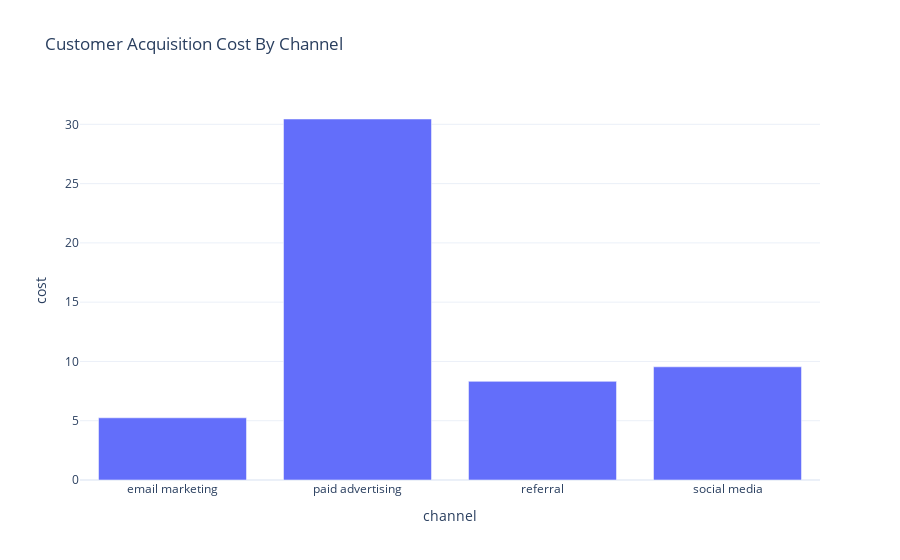

The cell this chart's notebook holds for it:
### Markdown cell above
Now let’s compare the cost of acquisition across different channels and identify the most and least profitable channels

### Code cell
cost_by_channel = clv_data.groupby('channel')['cost'].mean().reset_index()

fig = px.bar(cost_by_channel, x='channel', y='cost', 
             title = 'Customer Acquisition Cost By Channel')

fig.show()

### Figure 1 — Plotly figure (JSON) as saved in the notebook; plotly's stock layout.template omitted (floating-point values rounded to 4 significant figures)
{"data": [{"alignmentgroup": "True", "hovertemplate": "channel=%{x}<br>cost=%{y}<extra></extra>", "legendgroup": "", "marker": {"color": "#636efa", "pattern": {"shape": ""}}, "name": "", "offsetgroup": "", "orientation": "v", "showlegend": false, "textposition": "auto", "type": "bar", "x": ["email marketing", "paid advertising", "referral", "social media"], "xaxis": "x", "y": [5.246, 30.45, 8.32, 9.546], "yaxis": "y"}], "layout": {"barmode": "relative", "legend": {"tracegroupgap": 0}, "title": {"text": "Customer Acquisition Cost By Channel"}, "xaxis": {"anchor": "y", "domain": [0, 1], "title": {"text": "channel"}}, "yaxis": {"anchor": "x", "domain": [0, 1], "title": {"text": "cost"}}}}
